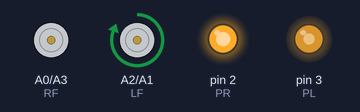
Recording of a sketch running on a simulated Arduino Uno, built with avr-gcc and run on an emulated ATmega328P. Shown: motor-driver pin pairs drawn as motors (green arrow = first pin HIGH = forward, orange = second pin HIGH = backward, longer = more drive), output pins drawn as LEDs (lit = HIGH).

Above: at 0.05 s.
At 2.05 s:
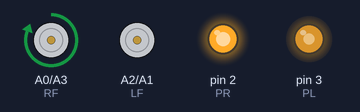
At 4.0 s:
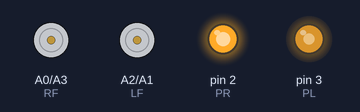
Timing chart, 0 to 4.6 s (numbered marks = the images above):
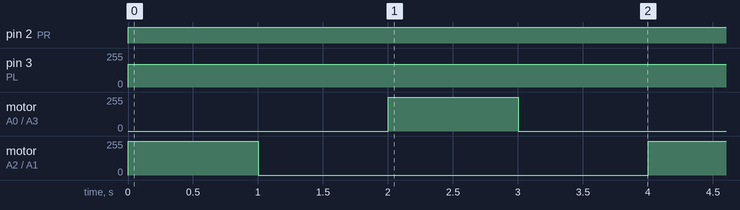

The sketch:

Motor_driver.ino
```cpp
#include <LiquidCrystal.h>

int LB = A1;//Left back pin
int LF = A2;//Left front pin
int RB = A3;//Right back pin
int RF = A0;//Right front pin
int PL = 3;//Enable pin left
int PR = 2;//Enable pin right


void setup() {
  // put your setup code here, to run once:
  pinMode(LB, OUTPUT);
  pinMode(LF, OUTPUT);
  pinMode(RB, OUTPUT);
  pinMode(RF, OUTPUT);
  pinMode(PL, OUTPUT);
  pinMode(PR, OUTPUT);

}

void loop() {
    analogWrite(PR,170);//speed of 170
    analogWrite(PL,170);
    digitalWrite(RF,LOW);
    digitalWrite(RB,LOW);
    digitalWrite(LF,HIGH);//turning left forward
    digitalWrite(LB,LOW);
    delay(1000);
    analogWrite(PR,170);
    analogWrite(PL,170);
    digitalWrite(RF,LOW);
    digitalWrite(RB,LOW);
    digitalWrite(LF,LOW);
    digitalWrite(LB,LOW);//stop
    delay(1000);
    analogWrite(PR,170);
    analogWrite(PL,170);
    digitalWrite(RF,HIGH);//turning right forward
    digitalWrite(RB,LOW);
    digitalWrite(LF,LOW);
    digitalWrite(LB,LOW);
    delay(1000);
    analogWrite(PR,170);
    analogWrite(PL,170);
    digitalWrite(RF,LOW);
    digitalWrite(RB,LOW);
    digitalWrite(LF,LOW);
    digitalWrite(LB,LOW);//stop again
    delay(1000);
}
```

Measured:
- by itself, pin 2 (PR): LOW → HIGH at 0.00 s
- by itself, pin 3 (PL): 0/255 → 170/255 at 0.00 s
- by itself, motor on A0 (RF) / A3 (RB), motor on A2 (LF) / A1 (LB): alternates forward 255/255 for 1.0 s and stopped for 3.0 s
